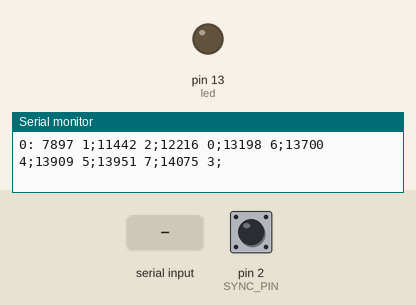
This program was run on a simulated Arduino Nano, built with avr-gcc and run on an emulated ATmega328P. Parts: output pins drawn as LEDs (lit = HIGH), the last lines printed to the serial monitor. Dashed ring = blinking. The test bench sets the inputs (shaded band); at power-on: pin 2 (SYNC_PIN) HIGH. Pins used as bus, display or sensor lines are not drawn.

Above: at 1.2 s.
1.3 s: "h" received over Serial
At 2.8 s:
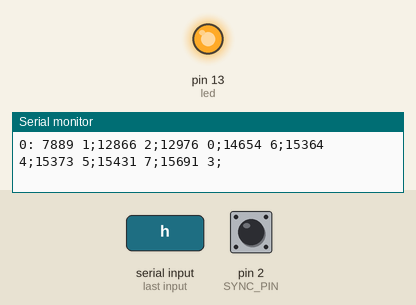
4.3 s: pin 2 (SYNC_PIN) pulled LOW for 0.15 s
7.3 s: pin 2 (SYNC_PIN) pulled LOW for 1 s
10.3 s: "u" received over Serial
At 10.98 s:
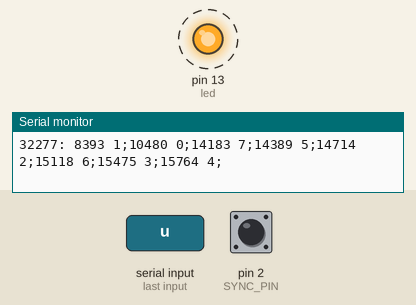
13.3 s: "o" received over Serial
Timing chart, 0 to 17.3 s (numbered marks = the images above; inputs shaded):
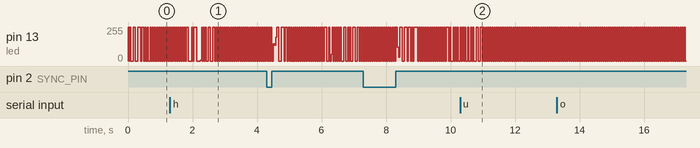

Measured:
- by itself, pin 13 (led): alternates 255/255 for 0.03 s and 0/255 for 0.03 s

The program:

main.cpp
```cpp
/**
 * @file main.cpp
 * @brief This file contains the main code for controlling a light dimmer using a triac.
 *
 * Loosely based on the code from https://www.instructables.com/id/Arduino-controlled-light-dimmer-The-circuit/ but retargeted for the ATmega328P/arduino nano.
 *
 * The code uses TimerOne library to generate interrupts at a specific frequency to control the firing angle of the triac.
 * It listens for serial commands to adjust the delay time, light intensity, and turn off the light.
 * The dimming effect is achieved by gradually changing the light intensity from high to low and vice versa.
 *
 * Pin Assignments:
 * - Pin 3 to Pin 10: Connected to the triac control pins for each channel
 * - Pin 2: Connected to the zero-crossing detection pin - this is one of the interrupt pins, I wasted an hour trying to figure out why it wasn't working using another pin
 * - Pin 13: Connected to an LED for visual indication and debugging
 *
 * Constants:
 * - CHANNEL_SELECT: Current channel being controlled
 * - clock_tick: Variable for Timer1 interrupt
 * - delay_time: Delay time between each change in light intensity
 * - delay_time2: Delay time for serial commands
 * - low: Maximum light intensity
 * - high: Minimum light intensity
 * - off: Fully off light intensity
 * - SYNC_PIN: Pin for firing angle control
 * - led: Pin for LED indication
 *
 * Functions:
 * - timerIsr(): Interrupt service routine for Timer1 interrupt
 * - zero_cross_int(): Function to be fired at the zero crossing to dim the light
 * - setup(): Setup function to initialize pins and attach interrupts
 * - set_lux(int i): Function to set the light intensity
 * - serialEvent(): Function to listen for serial commands
 * - loop(): Main loop function to control the dimming effect
 */

#include <TimerOne.h>

const int pin_assignments[] = {9, 8, 7, 6, 5, 4, 3, 10};
int lux[8];
unsigned char CHANNEL_SELECT;
unsigned char i = 0;
unsigned char clock_tick; // variable for Timer1
unsigned int delay_time = 100;
unsigned int delay_time2 = 100;
unsigned char low = 85; // luce massima
unsigned char high = 45; // luce minima
unsigned char off = 95; // totalmente accesa
int SYNC_PIN = 2; // for firing angle control
int led = 13;

// // command: top 13 bits are the lux value, bottom 3 bits are the channel; 0 means finished
uint16_t commands[8] = {0, 0, 0, 0, 0, 0, 0, 0};

// 50Hz => 100us
// 60Hz => 83.33us

/**
 * Different strategy: store the lux and pin values in increasing order and then just iterate through them in the timerIsr function
*/

/**
 * @brief Interrupt service routine for Timer1 interrupt
 *
 * This function is called every time the Timer1 interrupt is fired.
 * It iterates through the lux array and turns on the triac for the corresponding channel if the clock_tick is less than equal to the lux value.
 *
 * @return void
 *
 * @note This function is called every 100 microseconds for 50Hz and 83.33 microseconds for 60Hz.
 */

void timerIsr()
{
  clock_tick++;
  // turn off if loss of sync
  if(clock_tick > off) {
    for(int i = 0; i < 8; i++) {
      digitalWrite(pin_assignments[i], LOW); // triac Off
    }
    clock_tick = off;
    return;
  }

  for(int i = 0; i < 8; i++) {
    if (lux[i] <= clock_tick)
    {
      digitalWrite(pin_assignments[i], HIGH); // triac firing
    }
  }
  delayMicroseconds(5); // triac On propogation delay (for 60Hz use 8.33)
  for(int i = 0; i < 8; i++) {
    if (lux[i] <= clock_tick)
    {
      digitalWrite(pin_assignments[i], LOW); // triac Off
    }
  }
}

bool toggly_State = false;
int next_command = 0;

ISR(TIMER1_COMPA_vect) {
  // toggly_State = !toggly_State;
  digitalWrite(led, next_command % 2 == 0 ? HIGH : LOW);
  int first_command = next_command;
  while(commands[next_command] <= TCNT1+64) { // 64 is the minimum counts between interrupts
    digitalWrite(pin_assignments[commands[next_command] & 0b111], HIGH);
    next_command++;
    if(next_command >= 8) {
      break;
    }
  }
  delayMicroseconds(5); // triac On propogation delay (for 60Hz use 8.33).  I feel this is a hack, but it works.  64 counts = 32ms > 5us?
  for(int i = first_command; i < next_command; i++) {
    digitalWrite(pin_assignments[commands[i] & 0b111], LOW);
  }
  OCR1A = commands[next_command]; // set up next interrupt
}

void initialize_timer1() {
  cli(); // stop interrupts
  TCCR1A = 0; // set entire TCCR1A register to 0
  TCCR1B = 0; // same for TCCR1B
  TCNT1  = 0; // initialize counter value to 0
  // set compare match register for 60Hz increments
  OCR1A = 166;

  // turn on CTC mode
  // TCCR1B |= (1 << WGM12);
  // Set CS11 bit for 8 prescaler
  TCCR1B |= (1 << CS11);
  // enable timer compare interrupt
  TIMSK1 |= (1 << OCIE1A);
  sei(); // allow interrupts
}

int led_State = LOW;
uint16_t previous_zero_cross = 0;

void zero_cross_int() // function to be fired at the zero crossing to dim the light
{
  // Every zerocrossing interrupt: For 50Hz (1/2 Cycle) => 10ms ; For 60Hz (1/2 Cycle) => 8.33ms
  // 10ms=10000us , 8.33ms=8330us
  previous_zero_cross = TCNT1;
  if(TCNT1 < 1000) {
    return;
  }

  clock_tick = 0;
  next_command = 0;
  toggly_State = false;
  digitalWrite(led, LOW);
  OCR1A = commands[0]; // set up next interrupt
  TCNT1 = 0;
}


void setup() {
  for(int i = 0; i < 8; i++) {
    pinMode(pin_assignments[i], OUTPUT);
    lux[i] = off;
  }
  pinMode(SYNC_PIN, INPUT_PULLUP); // for firing angle control
  pinMode(led, OUTPUT);
  attachInterrupt(digitalPinToInterrupt(SYNC_PIN), zero_cross_int, RISING);

  initialize_timer1();
  // Timer1.initialize(41); // set a timer of length 100 microseconds for 50Hz or 83 microseconds for 60Hz;
  // Timer1.attachInterrupt( timerIsr ); // attach the service routine here
  Serial.begin(115200);
}

void set_lux(int i) {
  lux[0] = i;
}

// listen for serial commands
void serialEvent() {
  while (Serial.available()) {
    char inChar = (char)Serial.read();
    if (inChar == 'u') {
      delay_time -= 10;
      Serial.print("delay_time: ");
      Serial.println(delay_time);
    } else if (inChar == 'd') {
      delay_time += 10;
      Serial.print("delay_time: ");
      Serial.println(delay_time);
    } else if (inChar == 'l') {
      low -= 10;
      Serial.print("low: ");
      Serial.println(low);
    } else if (inChar == 'h') {
      low += 10;
      Serial.print("low: ");
      Serial.println(low);
    } else if (inChar == 'o') {
      off -= 10;
      Serial.print("off: ");
      Serial.println(off);
    } else if (inChar == 'f') {
      off += 10;
      Serial.print("off: ");
      Serial.println(off);
    } else if (inChar == 's') {
      Serial.print("delay_time: ");
      Serial.println(delay_time);
      Serial.print("low: ");
      Serial.println(low);
      Serial.print("off: ");
      Serial.println(off);
    }
  }
}

int t = 0;

void loop() {
  // put your main code here, to run repeatedly:
  serialEvent();
  float pit = 2*3.1415926535897932384626433832795*t/1024.0;
  t++;
  if(t >= 1024) {
    t = 0;
  }
  int16_t newcommands[] = {0, 0, 0, 0, 0, 0, 0, 0};
  for(int i = 0; i < 8; i++ ) {
    float x = (1+sin(pit+i))*0.5*(1+sin(pit+i*1.61))*0.5; // make it more 0 than 1
    lux[i] = (high + (low - high)*(1-x)) * 166;
    // Serial.println(lux[i]);
    newcommands[i] = (lux[i] & ~(0b111)) | i;
  }
  // sort newcommands
  for(int i = 0; i < 8; i++) {
    int16_t min = newcommands[i];
    int16_t min_index = i;
    for(int j = i+1; j < 8; j++) {
      if(newcommands[j] < min) {
        min = newcommands[j];
        min_index = j;
      }
    }
    int16_t temp = newcommands[i];
    newcommands[i] = newcommands[min_index];
    newcommands[min_index] = temp;
  }
  // copy newcommands to commands
  for(int i = 0; i < 8; i++) {
    commands[i] = newcommands[i];
  }
  // print commands
  Serial.print(previous_zero_cross, DEC);
  Serial.print(": ");
  for(int i = 0; i < 8; i++) {
    Serial.print(unsigned(commands[i]), DEC);
    Serial.print(" ");
    Serial.print((commands[i] & 0b111));
    Serial.print(";");

  }
  Serial.println();

  serialEvent();
  delay(delay_time);

}
```
